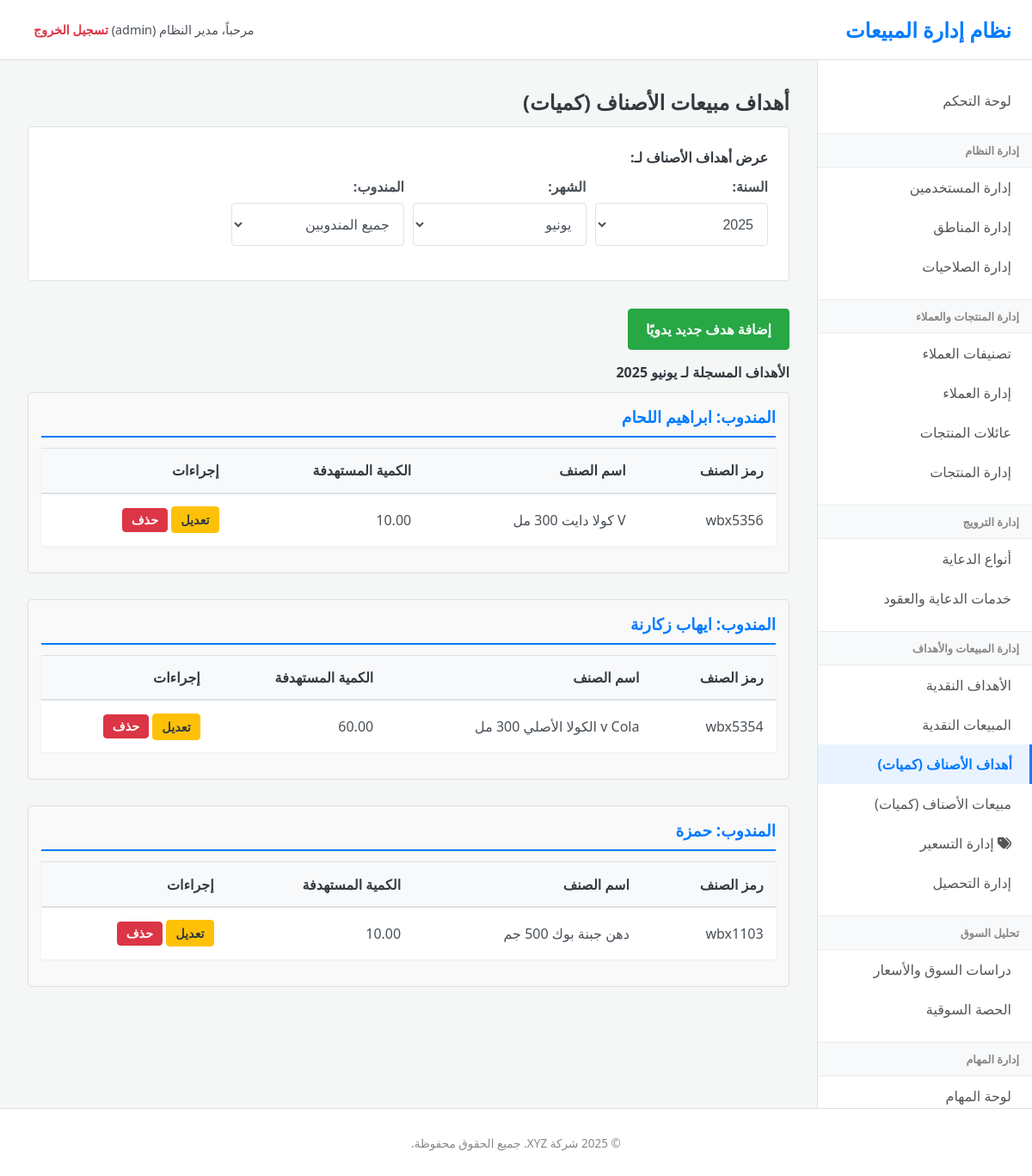
Screenshot of /index.php?page=item_targets (signed in) with the database file from the repository.
### tables this page shows
CREATE TABLE IF NOT EXISTS `item_sales_targets` (
  `item_target_id` int NOT NULL AUTO_INCREMENT,
  `representative_id` int NOT NULL,
  `product_id` int NOT NULL,
  `year` year NOT NULL,
  `month` tinyint NOT NULL,
  `target_quantity` decimal(10,2) NOT NULL DEFAULT '0.00',
  `created_by_user_id` int DEFAULT NULL,
  `created_at` timestamp NULL DEFAULT CURRENT_TIMESTAMP,
  `updated_at` timestamp NULL DEFAULT CURRENT_TIMESTAMP ON UPDATE CURRENT_TIMESTAMP,
  PRIMARY KEY (`item_target_id`),
  UNIQUE KEY `rep_prod_year_month_item_target` (`representative_id`,`product_id`,`year`,`month`),
  KEY `product_id` (`product_id`),
  KEY `created_by_user_id` (`created_by_user_id`)
);

CREATE TABLE IF NOT EXISTS `products` (
  `product_id` int NOT NULL AUTO_INCREMENT,
  `product_code` varchar(50) NOT NULL,
  `name` varchar(200) NOT NULL,
  `family_id` int DEFAULT NULL,
  `unit` varchar(50) NOT NULL,
  `packaging_details` varchar(100) DEFAULT NULL,
  `product_image_path` varchar(255) DEFAULT NULL,
  `is_active` tinyint(1) DEFAULT '1',
  `created_at` timestamp NULL DEFAULT CURRENT_TIMESTAMP,
  `updated_at` timestamp NULL DEFAULT CURRENT_TIMESTAMP ON UPDATE CURRENT_TIMESTAMP,
  PRIMARY KEY (`product_id`),
  UNIQUE KEY `product_code` (`product_code`),
  KEY `family_id` (`family_id`)
);

### controllers/item_targets.php (called while the page is built, shortened)
<?php
$current_user_role = $_SESSION['user_role'];
$action = $_GET['action'] ?? 'list';
$selected_year = isset($_GET['year']) ? (int)$_GET['year'] : date('Y');
$selected_month = isset($_GET['month']) ? (int)$_GET['month'] : date('n');
$selected_rep_filter = $_GET['representative_id_filter'] ?? 'all';
$page_title = "أهداف مبيعات الأصناف (كميات)";
$months_map = [
    1 => 'يناير', 2 => 'فبراير', 3 => 'مارس', 4 => 'أبريل', 5 => 'مايو', 6 => 'يونيو',
    7 => 'يوليو', 8 => 'أغسطس', 9 => 'سبتمبر', 10 => 'أكتوبر', 11 => 'نوفمبر', 12 => 'ديسمبر'
];
switch ($action) {
    case 'list':
    default:
        $sql_targets_list = "SELECT it.*, u.full_name as representative_name, p.name as product_name, p.product_code
                             FROM item_sales_targets it
                             JOIN users u ON it.representative_id = u.user_id
                             JOIN products p ON it.product_id = p.product_id
                             WHERE it.year = ? AND it.month = ?";
        $params_list = [$selected_year, $selected_month];
        $sql_targets_list .= " ORDER BY u.full_name, p.name";
        $stmt_targets = $pdo->prepare($sql_targets_list);
        $stmt_targets->execute($params_list);
        $item_targets_raw = $stmt_targets->fetchAll(PDO::FETCH_ASSOC);
        $item_targets_grouped = [];
        foreach ($item_targets_raw as $target) {
            $item_targets_grouped[$target['representative_name']][] = $target;
        }
        break;
}
include 'views/layout.php';

### views/item_targets/list.php (the view, shortened to what this page needs)
<h2><?php echo htmlspecialchars($page_title); ?></h2>
<div class="content-block" style="margin-bottom: 20px;">
    <form action="index.php" method="GET" class="filter-form">
        <h4>عرض أهداف الأصناف لـ:</h4>
        <div class="form-row">
            <div class="form-group col-md-3">
                <label for="year_filter">السنة:</label>
                <select name="year" id="year_filter" class="form-control" onchange="this.form.submit()">
                    <?php for($y = date('Y') + 1; $y >= date('Y') - 3; $y--): ?>
                    <option value="<?php echo $y; ?>" <?php echo ($selected_year == $y) ? 'selected':''; ?>><?php echo $y; ?></option>
                    <?php endfor; ?>
                </select>
            </div>
            <div class="form-group col-md-3">
                <label for="month_filter">الشهر:</label>
                <select name="month" id="month_filter" class="form-control" onchange="this.form.submit()">
                    <?php foreach($months_map as $num => $name): ?>
                    <option value="<?php echo $num; ?>" <?php echo ($selected_month == $num) ? 'selected':''; ?>><?php echo htmlspecialchars($name); ?></option>
                    <?php endforeach; ?>
                </select>
            </div>
            <?php if ($current_user_role === 'admin' || $current_user_role === 'supervisor'): ?>
            <div class="form-group col-md-3">
                <label for="representative_id_filter">المندوب:</label>
                <select name="representative_id_filter" id="representative_id_filter" class="form-control" onchange="this.form.submit()">
                    <option value="all">جميع المندوبين <?php if($current_user_role === 'supervisor') echo "(التابعين لك)";?></option>
                </select>
            </div>
            <?php endif; ?>
        </div>
    </form>
</div>
<div style="margin-bottom: 15px;">
    <a href="index.php?page=item_targets&action=add&year=<?php echo $selected_year; ?>&month=<?php echo $selected_month; ?>&representative_id_filter=<?php echo $selected_rep_filter; ?>" class="button-link add-btn">إضافة هدف جديد يدويًا</a>
</div>
<?php if (empty($item_targets_grouped)): ?>
    <p class="info-message">لا توجد أهداف مسجلة تطابق الفلاتر الحالية.</p>
<?php else: ?>
    <h4>الأهداف المسجلة لـ <?php echo htmlspecialchars($months_map[$selected_month] ?? ''); ?> <?php echo $selected_year; ?></h4>
    <?php foreach ($item_targets_grouped as $rep_name => $targets): ?>
        <div class="rep-targets-block">
            <h3>المندوب: <?php echo htmlspecialchars($rep_name); ?></h3>
            <table>
                <thead>
                    <tr>
                        <th>رمز الصنف</th>
                        <th>اسم الصنف</th>
                        <th>الكمية المستهدفة</th>
                        <th>إجراءات</th>
                    </tr>
                </thead>
                <tbody>
                    <?php foreach($targets as $target): ?>
                    <tr>
                        <td><?php echo htmlspecialchars($target['product_code']); ?></td>
                        <td><?php echo htmlspecialchars($target['product_name']); ?></td>
                        <td><?php echo number_format((float)$target['target_quantity'], 2); ?></td>
                        <td>
                            <a href="index.php?page=item_targets&action=edit&id=<?php echo $target['item_target_id']; ?>" class="button-link edit-btn">تعديل</a>
                            <form action="actions/item_target_delete.php" method="POST" style="display:inline;" onsubmit="return confirm('هل أنت متأكد؟');">
                                <button type="submit" class="button-link delete-btn">حذف</button>
                            </form>
                        </td>
                    </tr>
                    <?php endforeach; ?>
                </tbody>
            </table>
        </div>
    <?php endforeach; ?>
<?php endif; ?>

### css/style.css (style rules this page uses)
:root { --primary-color: #007bff; --secondary-color: #6c757d; --success-color: #28a745; --danger-color: #dc3545; --warning-color: #ffc107; --info-color: #17a2b8; --light-color: #f8f9fa; --dark-color: #343a40; --text-color: #495057; --border-color: #dee2e6; --body-bg: #f4f7f6; --sidebar-bg: #ffffff; --header-bg: #ffffff; --font-family: 'Tahoma', 'Segoe UI', sans-serif; }
* { box-sizing: border-box; }
body { font-family: var(--font-family); background-color: var(--body-bg); margin: 0; padding: 0; color: var(--text-color); font-size: 16px; direction: rtl; }
a { color: var(--primary-color); text-decoration: none; transition: color 0.3s ease; }
h1, h2, h3, h4, h5, h6 { color: var(--dark-color); margin-top: 0; margin-bottom: 0.75rem; }
.form-group { margin-bottom: 1.25rem; }
.form-group label { display: block; margin-bottom: 0.5rem; font-weight: 600; }
.form-control, input[type="text"], input[type="password"], input[type="email"], input[type="number"], input[type="date"], select, textarea { display: block; width: 100%; padding: 0.75rem; font-size: 1rem; line-height: 1.5; color: var(--text-color); background-color: #fff; background-clip: padding-box; border: 1px solid var(--border-color); border-radius: 0.25rem; transition: border-color 0.15s ease-in-out, box-shadow 0.15s ease-in-out; }
select.form-control { height: calc(1.5em + 1.5rem + 2px); }
.filter-form { background-color: #fff; padding: 1.5rem; border-radius: 5px; border: 1px solid var(--border-color); margin-bottom: 2rem; }
.button-link, .btn { display: inline-block; font-weight: 600; text-align: center; vertical-align: middle; cursor: pointer; user-select: none; background-color: var(--primary-color); border: 1px solid var(--primary-color); padding: 0.75rem 1.25rem; font-size: 1rem; border-radius: 0.25rem; color: #fff; transition: all 0.15s ease-in-out; }
.button-link.add-btn { background-color: var(--success-color); border-color: var(--success-color); }
.button-link.edit-btn { background-color: var(--warning-color); border-color: var(--warning-color); color: var(--dark-color); padding: 5px 10px; font-size: 0.9em; }
.button-link.delete-btn { background-color: var(--danger-color); border-color: var(--danger-color); padding: 5px 10px; font-size: 0.9em; }
table { width: 100%; margin-bottom: 1rem; color: var(--text-color); border-collapse: collapse; background-color: #fff; box-shadow: 0 1px 3px rgba(0,0,0,0.05); }
table th, table td { padding: 0.9rem; vertical-align: middle; border-top: 1px solid var(--border-color); text-align: right; }
table thead th { vertical-align: bottom; border-bottom: 2px solid var(--border-color); background-color: var(--light-color); font-weight: 600; color: var(--dark-color); }

### views/item_targets/list.php (style rules this page uses)
.filter-form .form-row { display: flex; flex-wrap: wrap; margin-right: -5px; margin-left: -5px; }
.filter-form .form-group { position: relative; width: 100%; padding-right: 5px; padding-left: 5px; margin-bottom: 1rem; }
@media (min-width: 768px) { .filter-form .form-group.col-md-3 { flex: 0 0 25%; max-width: 25%; } }
.rep-targets-block { margin-bottom: 30px; border: 1px solid #ddd; border-radius: 5px; padding: 15px; background-color: #f9f9f9; }
.rep-targets-block h3 { margin-top: 0; padding-bottom: 10px; border-bottom: 2px solid #007bff; color: #007bff; }

### rows the page displays
item_sales_targets: product.product_code "wbx5356", product.name "V كولا دايت 300 مل", target_quantity "10.00"
item_sales_targets: product.product_code "wbx5354", product.name "v Cola الكولا الأصلي 300 مل", target_quantity "60.00"
item_sales_targets: product.product_code "wbx1103", product.name "دهن جبنة بوك 500 جم", target_quantity "10.00"

### other values shown
$_SESSION['full_name'] "مدير النظام"
$_SESSION['user_role'] "admin"
$page_title "أهداف مبيعات الأصناف (كميات)"
$months_map[$selected_month] "يونيو"
$selected_year "2025"
$rep_name "ابراهيم اللحام"
$rep_name "ايهاب زكارنة"
$rep_name "حمزة"
form field year "2025"
form field month "يونيو"
